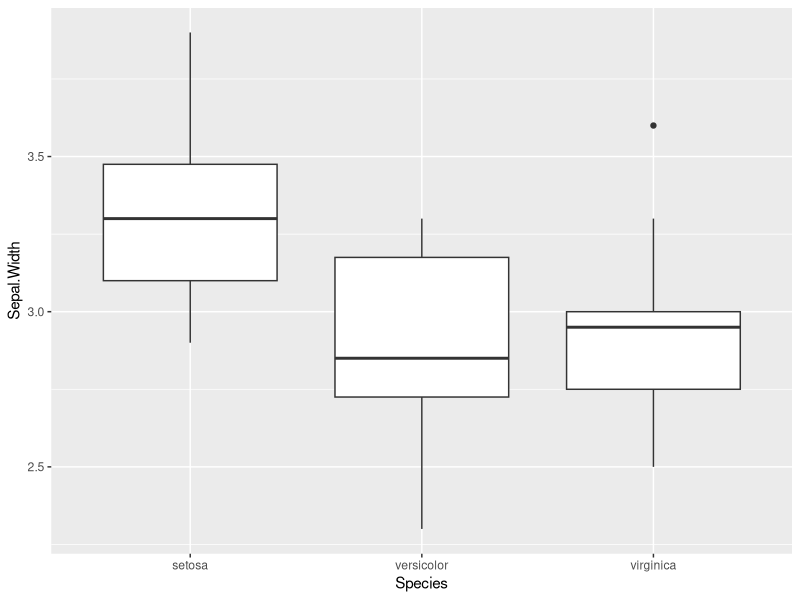
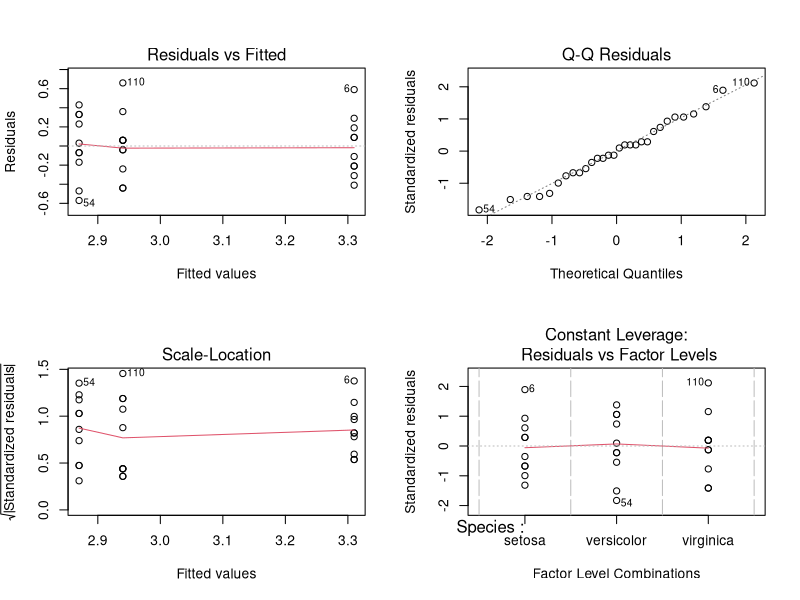
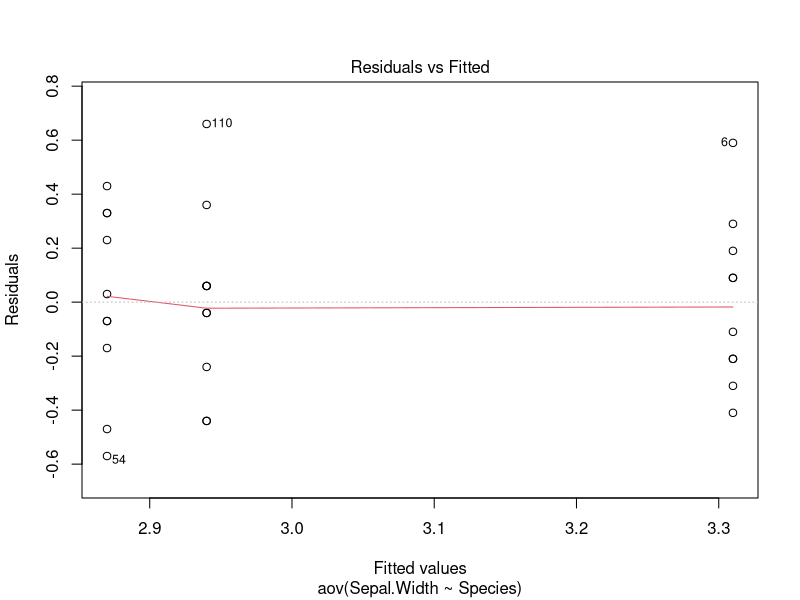
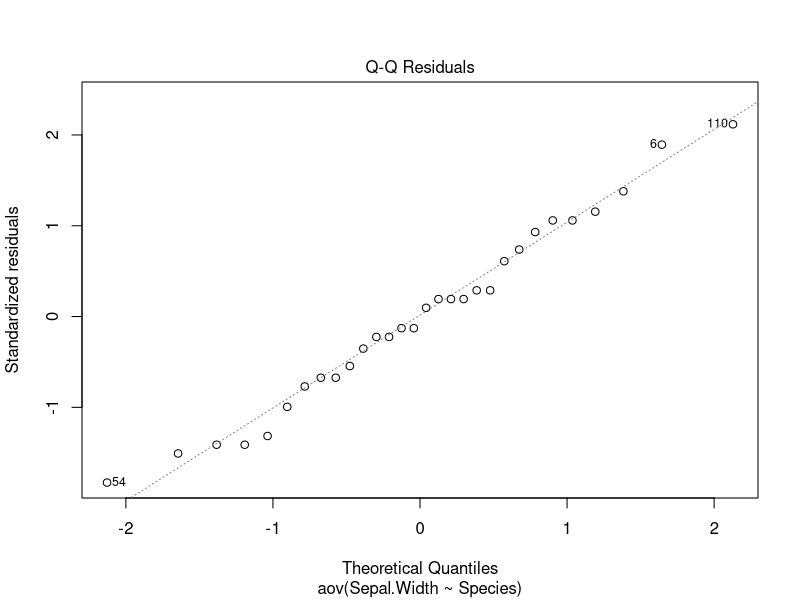
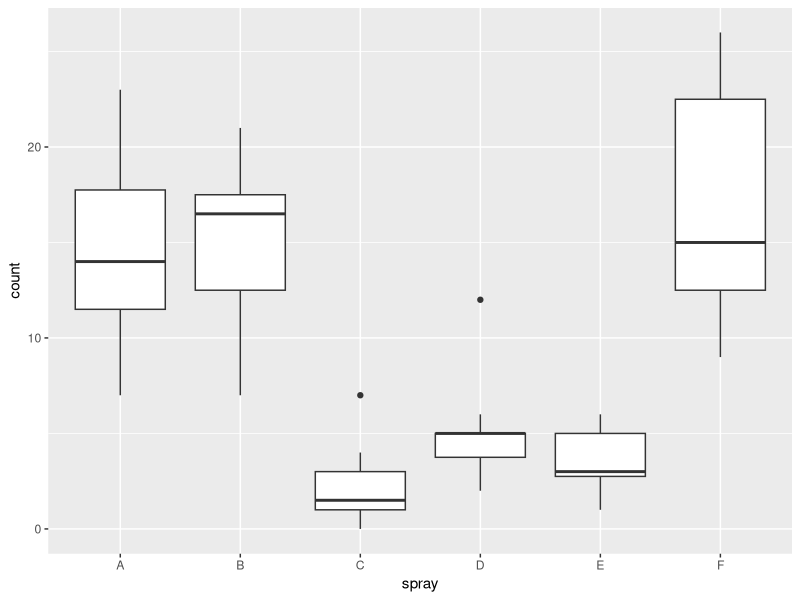
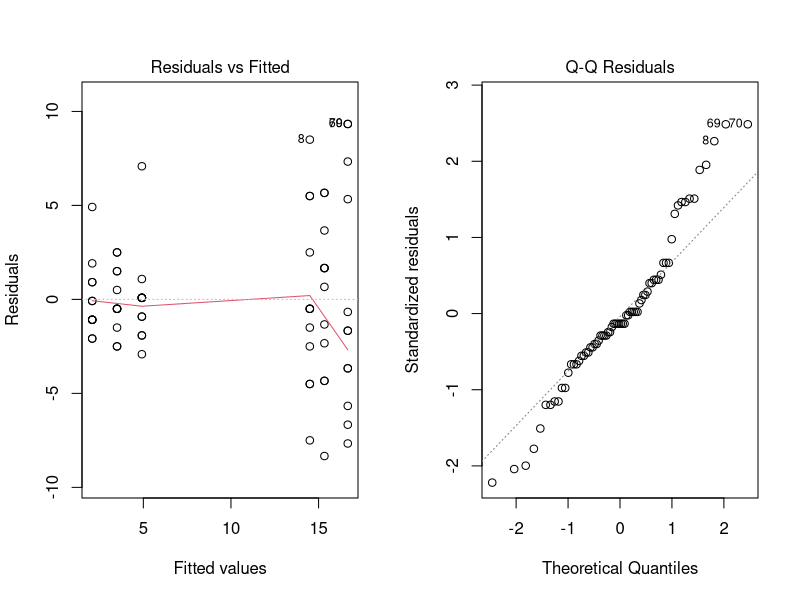
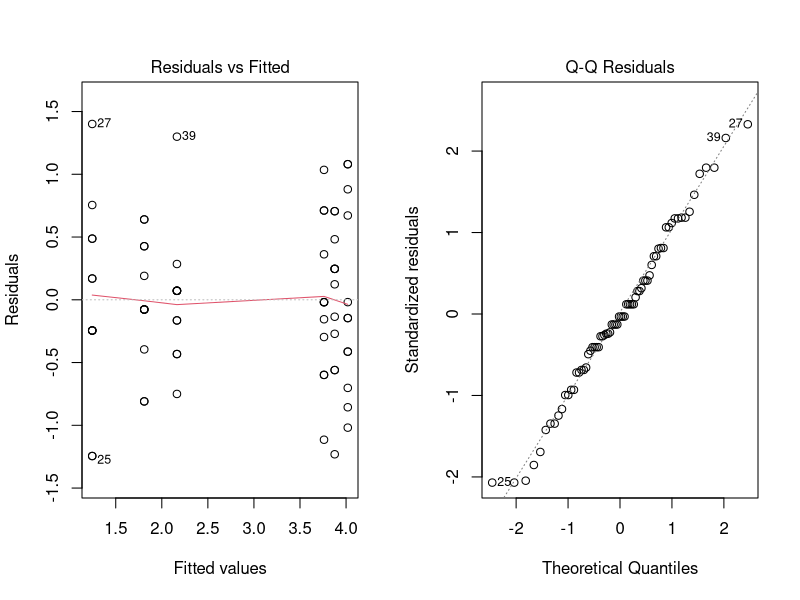
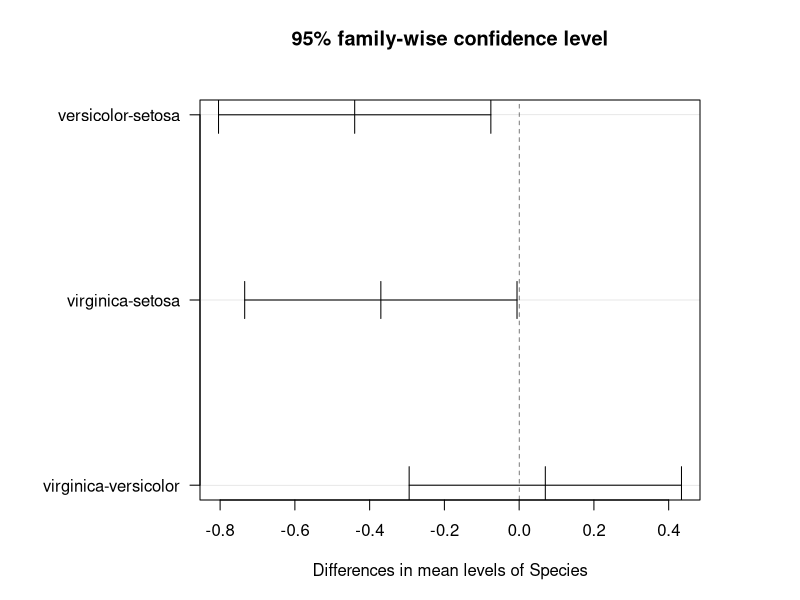

Generate these figures, in order, with R:
## ---- chunk 1
knitr::opts_chunk$set(echo = TRUE, fig.dim = c(7, 5))
library(ggplot2)
library(cowplot)
## ---- chunk 2
# Données
x <- c(12, 17, 16, 18, 11, 26)
n <- sum(x) # total

# Probabilités théoriques
p <- rep(1/6, 6)

# Calcul du khi2
khi2 <- sum((x - n*p)^2 / (n*p))
khi2
## ---- chunk 3
pchisq(khi2, df = 5)
## ---- chunk 4
chisq.test(x, p = p)
## ---- chunk 5
# rbind crée une matrice en rattachant des vecteurs par rangée
survie <- rbind(c(29, 11, 12), c(31, 29, 38)) 
rownames(survie) <- c("mort", "vivant")
colnames(survie) <- c("ABBA", "PIGL", "PIMA")
survie
## ---- chunk 6
chisq.test(survie)
## ---- chunk 7
khi2 <- chisq.test(survie)
khi2$expected

## ---- chunk 8
khi2$residuals
## ---- chunk 9
khi2$residuals
## ---- chunk 10
tab <- matrix(c(4, 6, 8, 2), nrow = 2)
tab
chisq.test(tab)
## ---- chunk 11
tab <- matrix(c(4, 6, 8, 2), nrow = 2)
tab
fisher.test(tab)
## ---- chunk 12
iris_ech <- iris[c(1:10, 51:60, 101:110), ]
ggplot(iris_ech, aes(x = Species, y = Sepal.Width)) +
    geom_boxplot()
## ---- chunk 13
anova1 <- aov(Sepal.Width ~ Species, data = iris_ech) 
summary(anova1)
## ---- chunk 14
par(mfrow = c(2, 2))
plot(anova1)
par(mfrow = c(1, 1))
## ---- chunk 15
plot(anova1, which = 1)
## ---- chunk 16
plot(anova1, which = 2)
## ---- chunk 17
coef(anova1)
## ---- chunk 18
iris_2sp <- iris_ech[iris_ech$Species != "setosa", ]
anova2 <- aov(Sepal.Width ~ Species, data = iris_2sp)
summary(anova2)
coef(anova2)
## ---- chunk 19
t.test(Sepal.Width ~ Species, data = iris_2sp, var.equal = TRUE)
## ---- chunk 20
ggplot(InsectSprays, aes(x = spray, y = count)) + 
    geom_boxplot()
## ---- chunk 21
anova3 <- aov(count ~ spray, InsectSprays)
par(mfrow = c(1, 2))
plot(anova3, which = 1:2)
## ---- chunk 22
anova3_racine <- aov(sqrt(count) ~ spray, InsectSprays)
## ---- chunk 23
par(mfrow = c(1, 2))
plot(anova3_racine, which = 1:2)
par(mfrow = c(1, 1))
## ---- chunk 24
summary(anova3_racine)
## ---- chunk 25
anova1 <- aov(Sepal.Width ~ Species, data = iris_ech) 
tukey1 <- TukeyHSD(anova1)
tukey1
## ---- chunk 26
par(las = 1, mai = c(1, 2, 1, 1))
plot(tukey1)
